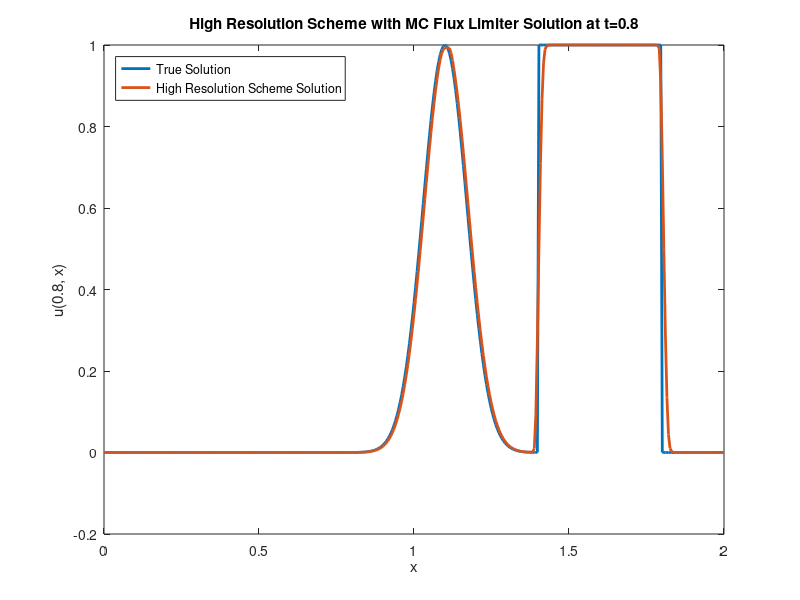

Write the MATLAB code that produced this figure.
u0 = @(x) (x >= 0 & x<=0.6) .* exp(-100 .* (x-0.3).^2) + (x > 0.6 & x <= 1);
uexact = @(x, t) u0(x - t);

N = 200;
dx = 1 / (N + 1);
dt = 0.8 * dx;

xvals = 0:dx:2;
tvals = 0:dt:1;

[T, X] = meshgrid(tvals, xvals);

sol1 = zeros(length(xvals), 1);  %solution at t=0.5
sol2 = zeros(length(xvals), 1);  %solution at t=0.8

U = zeros(length(xvals), length(tvals));
U(:, 1) = u0(xvals);

for k = 2:length(tvals)
    U(2, k) = U(2, k-1) - (dt / (2 * dx)) * (U(3, k-1) - U(1, k-1)) + ...
            (dt^2 / (2 * dx^2)) * (U(3, k-1) - 2 * U(2, k-1) + U(1, k-1));
    for j = 3:(length(xvals)-1)
        theta1 = (U(j, k-1) - U(j-1, k-1)) / (U(j+1, k-1) - U(j, k-1));
        theta2 = (U(j-1, k-1) - U(j-2, k-1)) / (U(j, k-1) - U(j-1, k-1));
        theta1vec = [(1+theta1)/2, 2, 2*theta1];
        theta2vec = [(1+theta2)/2, 2, 2*theta2];
        F1 = U(j, k-1) + (1/2) * (1-(dt/dx)) * (U(j+1, k-1) - U(j, k-1)) * ...
            max(0, min(theta1vec));
        F2 = U(j-1, k-1) + (1/2) * (1-(dt/dx)) * (U(j, k-1) - U(j-1, k-1)) * ...
            max(0, min(theta2vec));
        U(j, k) = U(j, k-1) - (dt / dx) * (F1 - F2);
    end
    U(end, k) = (1 - dt/dx) * U(end, k-1) + (dt/dx) * U(end-1, k-1);
    if (tvals(k) >= 0.5 && norm(sol1) == 0)
        sol1 = U(:, k);
    end
    if (tvals(k) >= 0.8 && norm(sol2) == 0)
        sol2 = U(:, k);
    end
end

plot(xvals, uexact(xvals, 0.8), "LineWidth", 2)
hold on;
plot(xvals, sol2, "LineWidth", 2)
title("High Resolution Scheme with MC Flux Limiter Solution at t=0.8")
legend({"True Solution", "High Resolution Scheme Solution"}, 'Location', 'northwest')
xlabel("x")
ylabel("u(0.8, x)")